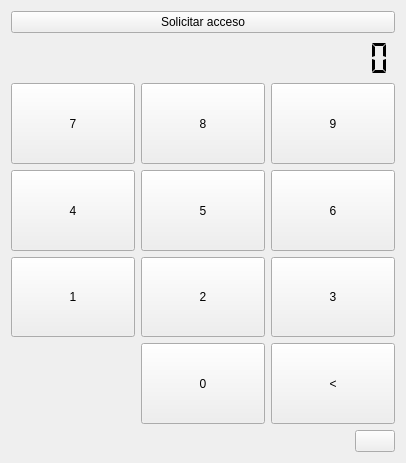
<?xml version="1.0" encoding="UTF-8"?>
<ui version="4.0">
 <class>Widget</class>
 <widget class="QWidget" name="Widget">
  <property name="geometry">
   <rect>
    <x>0</x>
    <y>0</y>
    <width>406</width>
    <height>463</height>
   </rect>
  </property>
  <property name="windowTitle">
   <string>Puerta</string>
  </property>
  <layout class="QVBoxLayout" name="verticalLayout_2">
   <item>
    <layout class="QHBoxLayout" name="horizontalLayout">
     <item>
      <layout class="QVBoxLayout" name="verticalLayout_3">
       <item>
        <widget class="QPushButton" name="open">
         <property name="sizePolicy">
          <sizepolicy hsizetype="Expanding" vsizetype="Fixed">
           <horstretch>0</horstretch>
           <verstretch>0</verstretch>
          </sizepolicy>
         </property>
         <property name="cursor">
          <cursorShape>PointingHandCursor</cursorShape>
         </property>
         <property name="text">
          <string>Solicitar acceso</string>
         </property>
        </widget>
       </item>
       <item>
        <widget class="QLCDNumber" name="lcdNumber">
         <property name="sizePolicy">
          <sizepolicy hsizetype="Minimum" vsizetype="Fixed">
           <horstretch>0</horstretch>
           <verstretch>0</verstretch>
          </sizepolicy>
         </property>
         <property name="minimumSize">
          <size>
           <width>0</width>
           <height>38</height>
          </size>
         </property>
         <property name="frameShape">
          <enum>QFrame::Shape::NoFrame</enum>
         </property>
         <property name="frameShadow">
          <enum>QFrame::Shadow::Plain</enum>
         </property>
         <property name="lineWidth">
          <number>0</number>
         </property>
         <property name="smallDecimalPoint">
          <bool>true</bool>
         </property>
         <property name="digitCount">
          <number>18</number>
         </property>
         <property name="mode">
          <enum>QLCDNumber::Mode::Dec</enum>
         </property>
         <property name="segmentStyle">
          <enum>QLCDNumber::SegmentStyle::Flat</enum>
         </property>
        </widget>
       </item>
       <item>
        <layout class="QGridLayout" name="gridLayout">
         <item row="1" column="1">
          <widget class="QPushButton" name="b_5">
           <property name="sizePolicy">
            <sizepolicy hsizetype="Expanding" vsizetype="Expanding">
             <horstretch>0</horstretch>
             <verstretch>0</verstretch>
            </sizepolicy>
           </property>
           <property name="cursor">
            <cursorShape>PointingHandCursor</cursorShape>
           </property>
           <property name="text">
            <string>5</string>
           </property>
          </widget>
         </item>
         <item row="1" column="0">
          <widget class="QPushButton" name="b_4">
           <property name="sizePolicy">
            <sizepolicy hsizetype="Expanding" vsizetype="Expanding">
             <horstretch>0</horstretch>
             <verstretch>0</verstretch>
            </sizepolicy>
           </property>
           <property name="cursor">
            <cursorShape>PointingHandCursor</cursorShape>
           </property>
           <property name="text">
            <string>4</string>
           </property>
          </widget>
         </item>
         <item row="2" column="1">
          <widget class="QPushButton" name="b_2">
           <property name="sizePolicy">
            <sizepolicy hsizetype="Expanding" vsizetype="Expanding">
             <horstretch>0</horstretch>
             <verstretch>0</verstretch>
            </sizepolicy>
           </property>
           <property name="cursor">
            <cursorShape>PointingHandCursor</cursorShape>
           </property>
           <property name="text">
            <string>2</string>
           </property>
          </widget>
         </item>
         <item row="0" column="1">
          <widget class="QPushButton" name="b_8">
           <property name="sizePolicy">
            <sizepolicy hsizetype="Expanding" vsizetype="Expanding">
             <horstretch>0</horstretch>
             <verstretch>0</verstretch>
            </sizepolicy>
           </property>
           <property name="cursor">
            <cursorShape>PointingHandCursor</cursorShape>
           </property>
           <property name="text">
            <string>8</string>
           </property>
          </widget>
         </item>
         <item row="0" column="0">
          <widget class="QPushButton" name="b_7">
           <property name="sizePolicy">
            <sizepolicy hsizetype="Expanding" vsizetype="Expanding">
             <horstretch>0</horstretch>
             <verstretch>0</verstretch>
            </sizepolicy>
           </property>
           <property name="cursor">
            <cursorShape>PointingHandCursor</cursorShape>
           </property>
           <property name="text">
            <string>7</string>
           </property>
          </widget>
         </item>
         <item row="3" column="1">
          <widget class="QPushButton" name="b">
           <property name="sizePolicy">
            <sizepolicy hsizetype="Expanding" vsizetype="Expanding">
             <horstretch>0</horstretch>
             <verstretch>0</verstretch>
            </sizepolicy>
           </property>
           <property name="cursor">
            <cursorShape>PointingHandCursor</cursorShape>
           </property>
           <property name="text">
            <string>0</string>
           </property>
          </widget>
         </item>
         <item row="0" column="2">
          <widget class="QPushButton" name="b_9">
           <property name="sizePolicy">
            <sizepolicy hsizetype="Expanding" vsizetype="Expanding">
             <horstretch>0</horstretch>
             <verstretch>0</verstretch>
            </sizepolicy>
           </property>
           <property name="cursor">
            <cursorShape>PointingHandCursor</cursorShape>
           </property>
           <property name="text">
            <string>9</string>
           </property>
          </widget>
         </item>
         <item row="3" column="2">
          <widget class="QPushButton" name="pushButton">
           <property name="sizePolicy">
            <sizepolicy hsizetype="Expanding" vsizetype="Expanding">
             <horstretch>0</horstretch>
             <verstretch>0</verstretch>
            </sizepolicy>
           </property>
           <property name="text">
            <string>&lt;</string>
           </property>
          </widget>
         </item>
         <item row="1" column="2">
          <widget class="QPushButton" name="b_6">
           <property name="sizePolicy">
            <sizepolicy hsizetype="Expanding" vsizetype="Expanding">
             <horstretch>0</horstretch>
             <verstretch>0</verstretch>
            </sizepolicy>
           </property>
           <property name="cursor">
            <cursorShape>PointingHandCursor</cursorShape>
           </property>
           <property name="text">
            <string>6</string>
           </property>
          </widget>
         </item>
         <item row="2" column="0">
          <widget class="QPushButton" name="b_1">
           <property name="sizePolicy">
            <sizepolicy hsizetype="Expanding" vsizetype="Expanding">
             <horstretch>0</horstretch>
             <verstretch>0</verstretch>
            </sizepolicy>
           </property>
           <property name="cursor">
            <cursorShape>PointingHandCursor</cursorShape>
           </property>
           <property name="text">
            <string>1</string>
           </property>
          </widget>
         </item>
         <item row="2" column="2">
          <widget class="QPushButton" name="b_3">
           <property name="sizePolicy">
            <sizepolicy hsizetype="Expanding" vsizetype="Expanding">
             <horstretch>0</horstretch>
             <verstretch>0</verstretch>
            </sizepolicy>
           </property>
           <property name="cursor">
            <cursorShape>PointingHandCursor</cursorShape>
           </property>
           <property name="text">
            <string>3</string>
           </property>
          </widget>
         </item>
        </layout>
       </item>
       <item>
        <layout class="QHBoxLayout" name="horizontalLayout_2">
         <item>
          <widget class="QLabel" name="label">
           <property name="sizePolicy">
            <sizepolicy hsizetype="Expanding" vsizetype="Fixed">
             <horstretch>0</horstretch>
             <verstretch>0</verstretch>
            </sizepolicy>
           </property>
           <property name="minimumSize">
            <size>
             <width>18</width>
             <height>18</height>
            </size>
           </property>
           <property name="text">
            <string/>
           </property>
          </widget>
         </item>
         <item>
          <widget class="QPushButton" name="log">
           <property name="sizePolicy">
            <sizepolicy hsizetype="Fixed" vsizetype="Fixed">
             <horstretch>0</horstretch>
             <verstretch>0</verstretch>
            </sizepolicy>
           </property>
           <property name="cursor">
            <cursorShape>PointingHandCursor</cursorShape>
           </property>
           <property name="text">
            <string/>
           </property>
           <property name="icon">
            <iconset theme="QIcon::ThemeIcon::DocumentOpenRecent"/>
           </property>
          </widget>
         </item>
        </layout>
       </item>
      </layout>
     </item>
    </layout>
   </item>
  </layout>
 </widget>
 <resources/>
 <connections/>
</ui>
